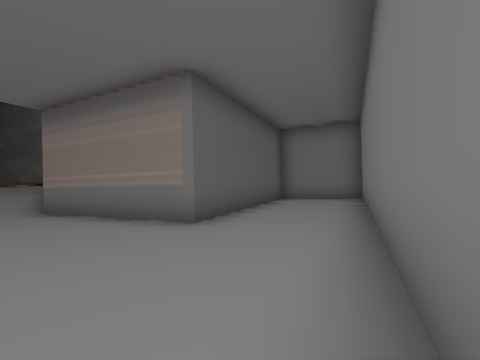
View 1 (above)

20 first-person views from a walk through a Unity game level. The camera is 1.4 m above the floor, looks level and sees 90° across. The floor is counted in squares, 2 m on a side. Each view is taken from the middle of a square. On the plan, view 1 faces up. The plan holds only what a view shows up to about 9 squares ahead; the rest is blank. The place goes on beyond the plan. The player character is not drawn. Some animated figures are left out.

View 2
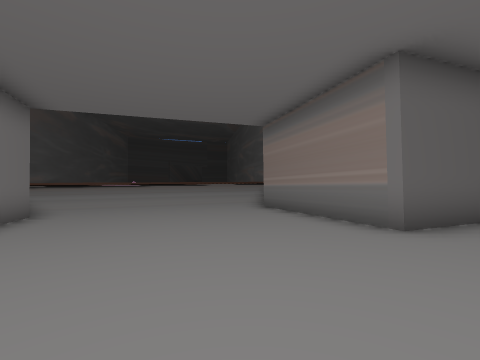

View 3
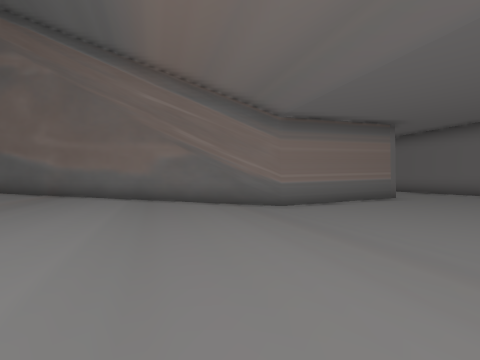

View 4
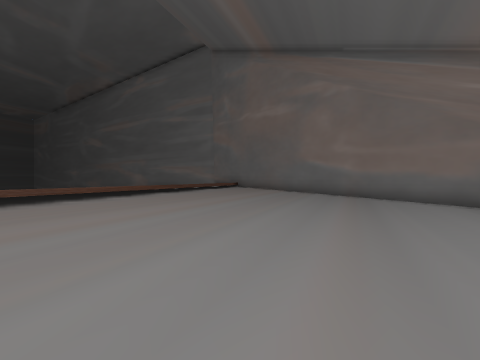

View 5
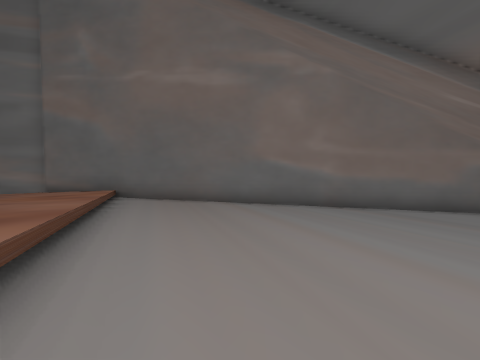

View 6
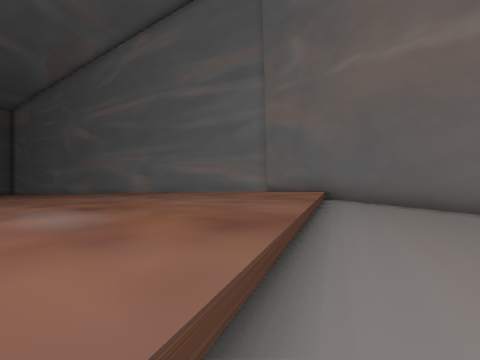

View 7
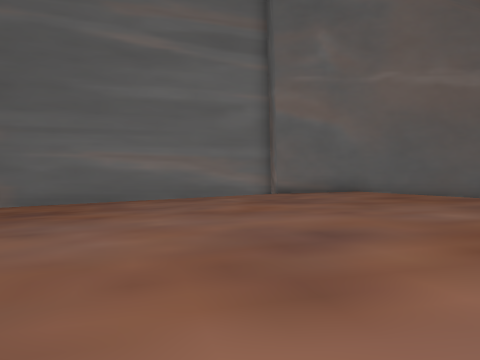

View 8
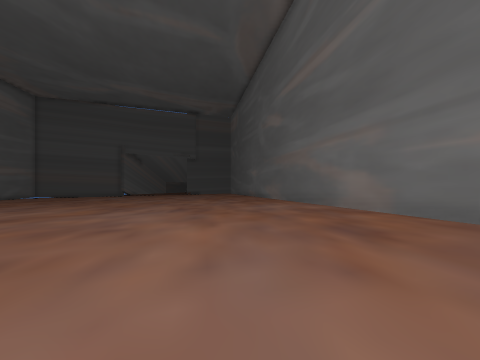

View 9
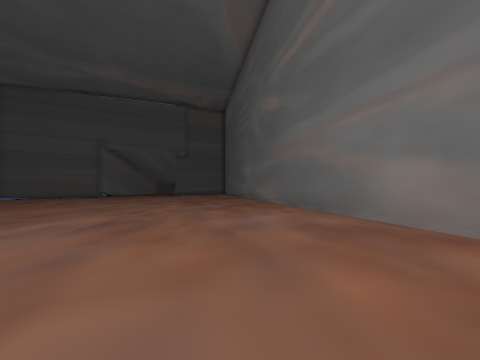

View 10
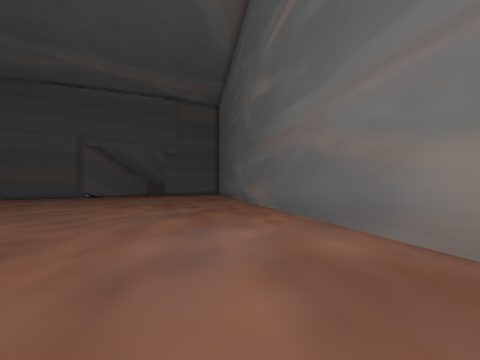

View 11
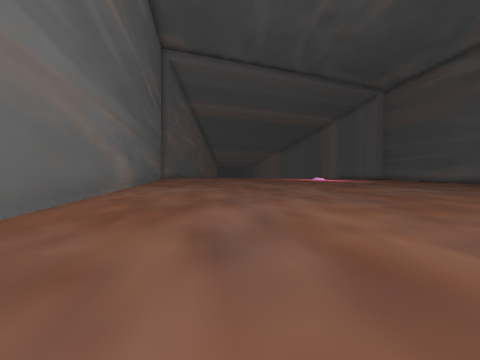

View 12
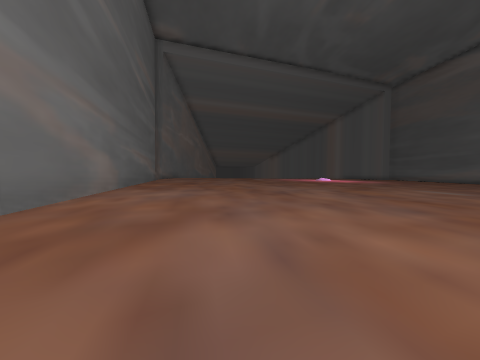

View 13
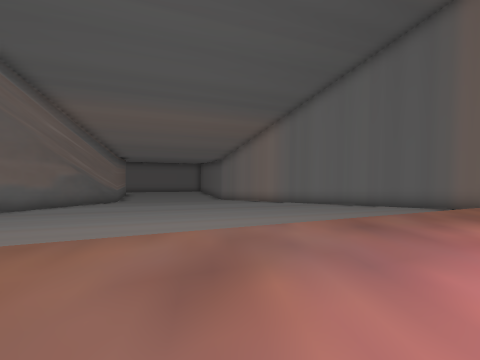

View 14
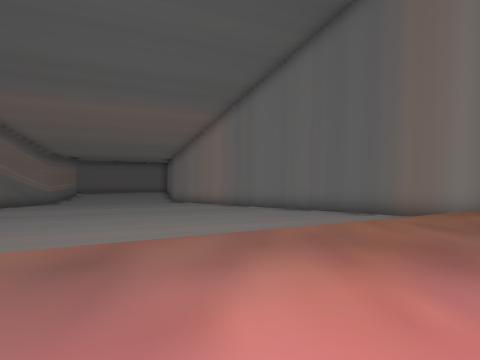

View 15
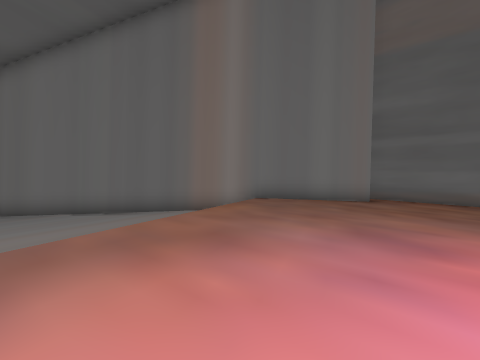

View 16
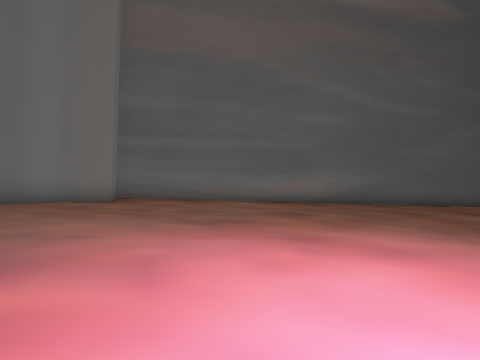

View 17
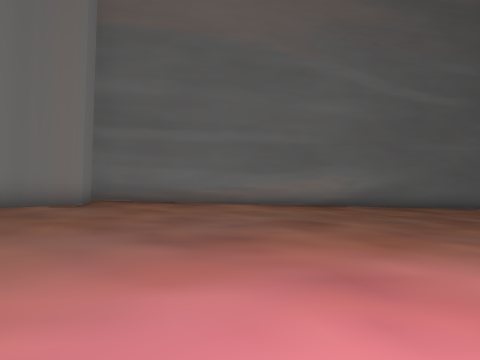

View 18
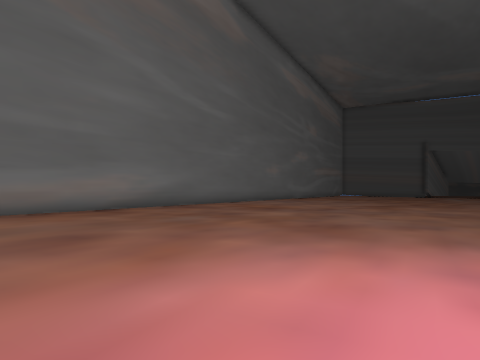

View 19
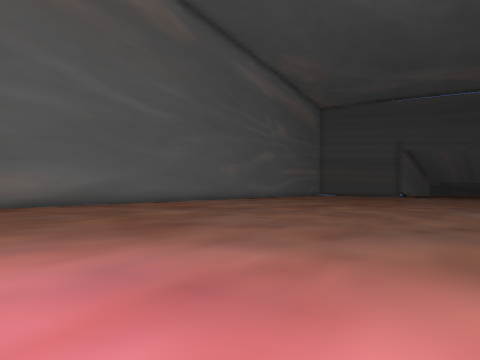

View 20
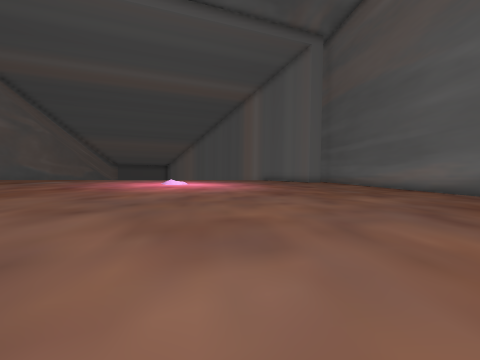

### Floor plan
Key: @ floor where view 1 was taken; # wall or solid block; . main floor; : floor 0.25 m higher than the main floor; - floor 0.25 m lower than the main floor; + floor 0.5 m higher than the main floor; _ floor 0.5 m lower than the main floor; * floor 0.75 m higher than the main floor; < floor 0.75 m lower than the main floor; % floor 1 m higher than the main floor; / step, stairs or slope; = window, fence, low wall or low ledge.
Columns run from 34 left of view 1 to 4 right of it. Each row starts with its distance up from view 1.
 30 <<<_/##
 29 <<____###
 28 <<___--/##
 27 <____---.##
 26 <___----..###
 25 <___---..../##
 24 ____---...:::###
 23 ___---....:::+/##
 22 ___---...::::+++###
 21 __----...:::++++*/##
 20 __---....:::+++***%#
 19 __---...::::+++***%##
 18 _----...:::+++****%%##
 17 _--       :+++***%%%+##
 16 _---       +++***%%/++#
 15 ----...:::+++****%%+++##
 14 ---...::::+++***%%/++::##
 13 ---...:::+++  **%%=++:::##
 12 --....:::+     *%%++:::::#
 11 --...::::+    *%%=+:::::.##
 10 --...:::++    *%%++::::...##
  9 -....:::+     %%/+::::.....##      ####
  8 -...::::+++* *%%/:::::....--##    ##..#
  7 -...:::+++****%%:::::.....---#    #...#
  6 ....:::+++***%%=::::.....----### ##..##
  5 ...:::++++***%%:::::....-------###...#
  4 #..:::+++****%/ :::.....----_----...##
  3 ##::::+++***%%/ ::.... ----------...#
  2  ##::++++***%% :::...  ----_-----...#
  1   ###+++****%= ::....  ---__----...##
  0     ##++***%##########    ##----..@
 -1      ########

Positions as (right, up) in squares from view 1, and headings:
1: (0, 0), facing up
2: (0, 0), facing up-left
3: (-11, 2), facing up-right
4: (-14, 3), facing up
5: (-17, 9), facing up-right
6: (-17, 10), facing up
7: (-23, 15), facing up-right
8: (-21, 18), facing up-left
9: (-23, 21), facing up-left
10: (-24, 23), facing up-left
11: (-34, 30), facing down-right
12: (-33, 29), facing down-right
13: (-20, 11), facing down-right
14: (-21, 8), facing down-right
15: (-21, 8), facing down
16: (-23, 8), facing down-left
17: (-24, 7), facing down-left
18: (-25, 7), facing left
19: (-25, 10), facing left
20: (-34, 15), facing down-right
